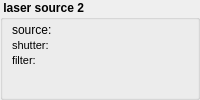
        <widget class="QGroupBox" name="groupBox_4">
         <property name="font">
          <font>
           <weight>75</weight>
           <bold>true</bold>
          </font>
         </property>
         <property name="title">
          <string> laser source 2 </string>
         </property>
         <property name="flat">
          <bool>true</bool>
         </property>
         <layout class="QFormLayout" name="formLayout_7">
          <property name="fieldGrowthPolicy">
           <enum>QFormLayout::AllNonFixedFieldsGrow</enum>
          </property>
          <property name="horizontalSpacing">
           <number>2</number>
          </property>
          <property name="verticalSpacing">
           <number>2</number>
          </property>
          <property name="leftMargin">
           <number>9</number>
          </property>
          <property name="topMargin">
           <number>3</number>
          </property>
          <property name="rightMargin">
           <number>3</number>
          </property>
          <property name="bottomMargin">
           <number>3</number>
          </property>
          <item row="1" column="0">
           <widget class="QLabel" name="label_21">
            <property name="font">
             <font>
              <weight>50</weight>
              <bold>false</bold>
             </font>
            </property>
            <property name="text">
             <string>&lt;!DOCTYPE HTML PUBLIC &quot;-//W3C//DTD HTML 4.0//EN&quot; &quot;http://www.w3.org/TR/REC-html40/strict.dtd&quot;&gt;
&lt;html&gt;&lt;head&gt;&lt;meta name=&quot;qrichtext&quot; content=&quot;1&quot; /&gt;&lt;style type=&quot;text/css&quot;&gt;
p, li { white-space: pre-wrap; }
&lt;/style&gt;&lt;/head&gt;&lt;body style=&quot; font-family:'MS Shell Dlg 2'; font-size:8.25pt; font-weight:400; font-style:normal;&quot;&gt;
&lt;p style=&quot; margin-top:0px; margin-bottom:0px; margin-left:0px; margin-right:0px; -qt-block-indent:0; text-indent:0px;&quot;&gt;&lt;span style=&quot; font-size:8pt;&quot;&gt;shutter:&lt;/span&gt;&lt;/p&gt;&lt;/body&gt;&lt;/html&gt;</string>
            </property>
           </widget>
          </item>
          <item row="1" column="1">
           <widget class="QFShutterConfigWidget" name="shutterLaser2" native="true">
            <property name="minimumSize">
             <size>
              <width>5</width>
              <height>5</height>
             </size>
            </property>
            <property name="font">
             <font>
              <weight>50</weight>
              <bold>false</bold>
             </font>
            </property>
           </widget>
          </item>
          <item row="0" column="0">
           <widget class="QLabel" name="label_9">
            <property name="font">
             <font>
              <weight>50</weight>
              <bold>false</bold>
             </font>
            </property>
            <property name="text">
             <string>source:</string>
            </property>
           </widget>
          </item>
          <item row="0" column="1">
           <widget class="QFLightSourceConfigWidget" name="lsLaser2" native="true">
            <property name="enabled">
             <bool>true</bool>
            </property>
            <property name="minimumSize">
             <size>
              <width>5</width>
              <height>5</height>
             </size>
            </property>
            <property name="font">
             <font>
              <weight>50</weight>
              <bold>false</bold>
             </font>
            </property>
           </widget>
          </item>
          <item row="2" column="0">
           <widget class="QLabel" name="label_11">
            <property name="text">
             <string>&lt;!DOCTYPE HTML PUBLIC &quot;-//W3C//DTD HTML 4.0//EN&quot; &quot;http://www.w3.org/TR/REC-html40/strict.dtd&quot;&gt;
&lt;html&gt;&lt;head&gt;&lt;meta name=&quot;qrichtext&quot; content=&quot;1&quot; /&gt;&lt;style type=&quot;text/css&quot;&gt;
p, li { white-space: pre-wrap; }
&lt;/style&gt;&lt;/head&gt;&lt;body style=&quot; font-family:'Sans Serif'; font-size:9pt; font-weight:600; font-style:normal;&quot;&gt;
&lt;p style=&quot; margin-top:0px; margin-bottom:0px; margin-left:0px; margin-right:0px; -qt-block-indent:0; text-indent:0px;&quot;&gt;&lt;span style=&quot; font-family:'MS Shell Dlg 2'; font-size:8pt; font-weight:400;&quot;&gt;filter:&lt;/span&gt;&lt;/p&gt;&lt;/body&gt;&lt;/html&gt;</string>
            </property>
           </widget>
          </item>
          <item row="2" column="1">
           <widget class="QF3FilterCombobox" name="filtLaser21" native="true">
            <property name="enabled">
             <bool>true</bool>
            </property>
            <property name="minimumSize">
             <size>
              <width>5</width>
              <height>5</height>
             </size>
            </property>
            <property name="font">
             <font>
              <weight>50</weight>
              <bold>false</bold>
             </font>
            </property>
           </widget>
          </item>
          <item row="3" column="1">
           <widget class="QF3FilterCombobox" name="filtLaser22" native="true">
            <property name="enabled">
             <bool>true</bool>
            </property>
            <property name="minimumSize">
             <size>
              <width>5</width>
              <height>5</height>
             </size>
            </property>
            <property name="font">
             <font>
              <weight>50</weight>
              <bold>false</bold>
             </font>
            </property>
           </widget>
          </item>
         </layout>
        </widget>
